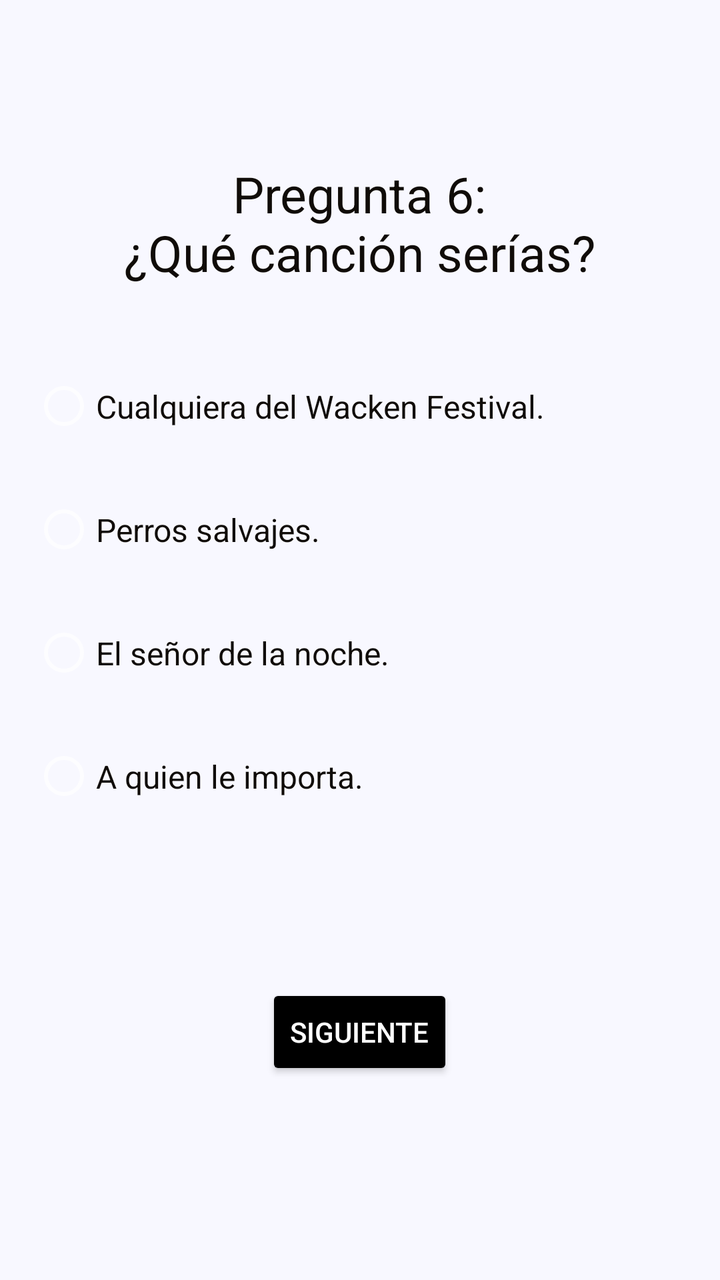
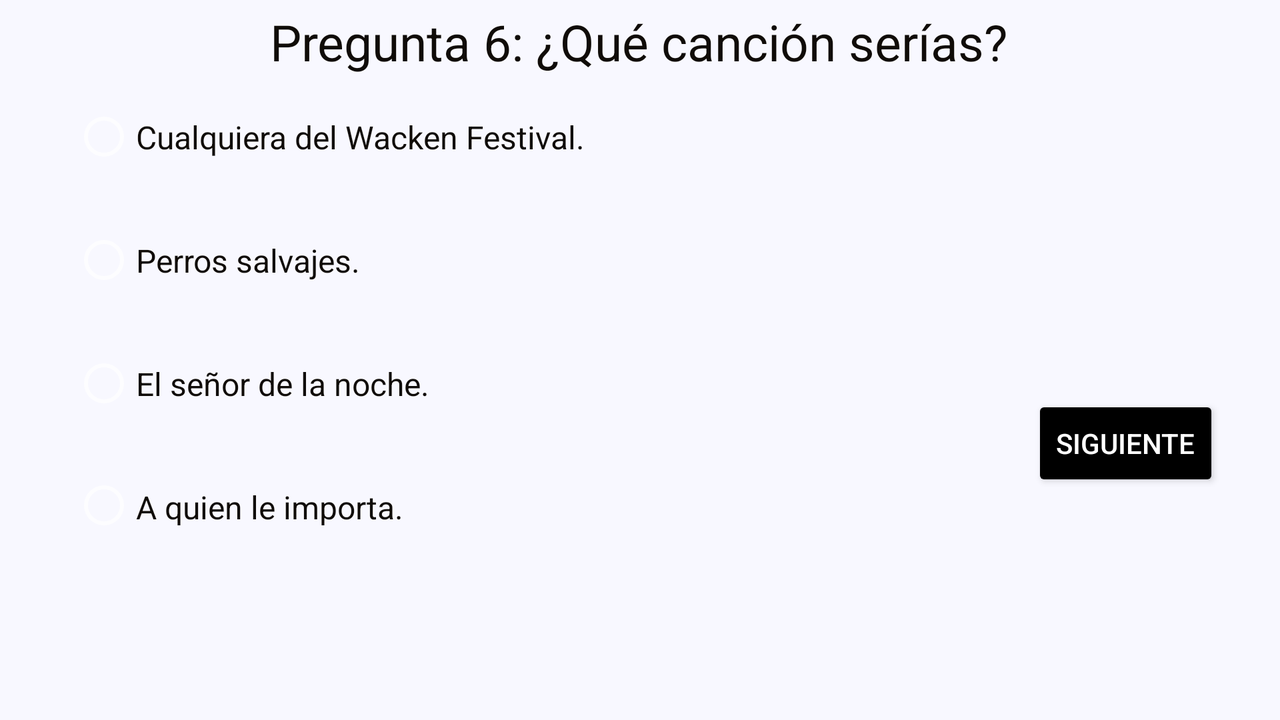

Compare how this app lays out the same screen by default and in its alternative resource folder. The renders come first, then the two layout files and the values they reference.
<!-- AndroidManifest.xml: application theme Theme.AppCompat.NoActionBar -->
<!-- res/layout/activity_sexta_pregunta.xml -->
<?xml version="1.0" encoding="utf-8"?>
<FrameLayout xmlns:android="http://schemas.android.com/apk/res/android"
    xmlns:app="http://schemas.android.com/apk/res-auto"
    xmlns:tools="http://schemas.android.com/tools"
    android:layout_width="match_parent"
    android:layout_height="match_parent"
    android:background="#f8f8ff"
    tools:context=".PrimeraPreguntaActivity">

    <TextView
        android:id="@+id/textPregunta"
        android:layout_width="wrap_content"
        android:layout_height="wrap_content"
        android:layout_gravity="top|center"
        android:layout_marginTop="80dp"
        android:text="Pregunta 6:\n¿Qué canción serías?"
        android:textAlignment="center"
        android:textColor="#100c08"
        android:textSize="25dp">

    </TextView>

    <RadioGroup
        android:id="@+id/grupoRadio"
        android:layout_width="328dp"
        android:layout_height="295dp"
        android:layout_gravity="center|center_horizontal">

        <RadioButton
            android:id="@+id/respCarlos"
            android:layout_width="wrap_content"
            android:layout_height="wrap_content"
            android:layout_marginLeft="0dp"
            android:checked="false"
            android:paddingTop="20dp"
            android:paddingBottom="20dp"
            android:text="Cualquiera del Wacken Festival."
            android:textColor="#100c08"
            android:textSize="16dp"></RadioButton>

        <RadioButton
            android:id="@+id/respRamon"
            android:layout_width="wrap_content"
            android:layout_height="wrap_content"
            android:checked="false"
            android:paddingTop="20dp"
            android:paddingBottom="20dp"
            android:text="Perros salvajes."
            android:textColor="#100c08"
            android:textSize="16sp"></RadioButton>

        <RadioButton
            android:id="@+id/respLuis"
            android:layout_width="wrap_content"
            android:layout_height="wrap_content"
            android:checked="false"
            android:paddingTop="20dp"
            android:paddingBottom="20dp"
            android:text="El señor de la noche."
            android:textColor="#100c08"
            android:textSize="16sp"></RadioButton>

        <RadioButton
            android:id="@+id/respElvira"
            android:layout_width="wrap_content"
            android:layout_height="wrap_content"
            android:checked="false"
            android:paddingTop="20dp"
            android:paddingBottom="20dp"
            android:text="A quien le importa."
            android:textColor="#100c08"
            android:textSize="16sp"></RadioButton>


    </RadioGroup>

    <Button
        android:id="@+id/btnPregunta1"
        android:layout_width="wrap_content"
        android:layout_height="wrap_content"
        android:layout_gravity="bottom|center_horizontal"
        android:layout_marginBottom="100dp"
        android:backgroundTint="@color/black"
        android:onClick="septimaPregunta"
        android:text="Siguiente"
        android:textColor="@color/white"></Button>

</FrameLayout>
<!-- resources referenced by this layout -->
<resources>

</resources>
<!-- res/layout-land/activity_sexta_pregunta.xml (the repository's variant of the layout above) -->
<!-- drawn on the phone turned sideways -->
<?xml version="1.0" encoding="utf-8"?>
<androidx.constraintlayout.widget.ConstraintLayout xmlns:android="http://schemas.android.com/apk/res/android"
    xmlns:app="http://schemas.android.com/apk/res-auto"
    xmlns:tools="http://schemas.android.com/tools"
    android:layout_width="match_parent"
    android:layout_height="match_parent"
    android:background="#f8f8ff"
    tools:context=".PrimeraPreguntaActivity">

    <TextView
        android:id="@+id/textPregunta"
        android:layout_width="wrap_content"
        android:layout_height="wrap_content"
        android:layout_gravity="top|center"
        android:layout_marginTop="4dp"
        android:text="Pregunta 6: ¿Qué canción serías?"
        android:textAlignment="center"
        android:textColor="#100c08"
        android:textSize="25dp"
        app:layout_constraintEnd_toEndOf="parent"
        app:layout_constraintHorizontal_bias="0.498"
        app:layout_constraintStart_toStartOf="parent"
        app:layout_constraintTop_toTopOf="parent">

    </TextView>

    <RadioGroup
        android:id="@+id/grupoRadio"
        android:layout_width="324dp"
        android:layout_height="245dp"
        android:layout_marginStart="36dp"
        app:layout_constraintStart_toStartOf="parent"
        app:layout_constraintTop_toBottomOf="@+id/textPregunta">

        <RadioButton
            android:id="@+id/respCarlos"
            android:layout_width="wrap_content"
            android:layout_height="wrap_content"
            android:layout_marginLeft="0dp"
            android:checked="false"
            android:paddingTop="20dp"
            android:paddingBottom="20dp"
            android:text="Cualquiera del Wacken Festival."
            android:textColor="#100c08"
            android:textSize="16dp"></RadioButton>

        <RadioButton
            android:id="@+id/respRamon"
            android:layout_width="wrap_content"
            android:layout_height="wrap_content"
            android:checked="false"
            android:paddingTop="20dp"
            android:paddingBottom="20dp"
            android:text="Perros salvajes."
            android:textColor="#100c08"
            android:textSize="16sp"></RadioButton>

        <RadioButton
            android:id="@+id/respLuis"
            android:layout_width="wrap_content"
            android:layout_height="wrap_content"
            android:checked="false"
            android:paddingTop="20dp"
            android:paddingBottom="20dp"
            android:text="El señor de la noche."
            android:textColor="#100c08"
            android:textSize="16sp"></RadioButton>

        <RadioButton
            android:id="@+id/respElvira"
            android:layout_width="wrap_content"
            android:layout_height="wrap_content"
            android:checked="false"
            android:paddingTop="20dp"
            android:paddingBottom="20dp"
            android:text="A quien le importa."
            android:textColor="#100c08"
            android:textSize="16sp"></RadioButton>


    </RadioGroup>

    <Button
        android:id="@+id/btnPregunta1"
        android:layout_width="wrap_content"
        android:layout_height="wrap_content"
        android:layout_marginStart="156dp"
        android:layout_marginTop="160dp"
        android:layout_marginBottom="100dp"
        android:backgroundTint="@color/black"
        android:onClick="septimaPregunta"
        android:text="Siguiente"
        android:textColor="@color/white"
        app:layout_constraintStart_toEndOf="@+id/grupoRadio"
        app:layout_constraintTop_toBottomOf="@+id/textPregunta"></Button>

</androidx.constraintlayout.widget.ConstraintLayout>
